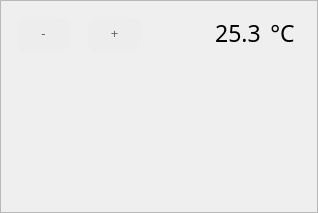
   <widget class="QFrame" name="tempGraphFrame">
    <property name="geometry">
     <rect>
      <x>246</x>
      <y>739</y>
      <width>318</width>
      <height>213</height>
     </rect>
    </property>
    <property name="styleSheet">
     <string notr="true">QPushButton {
	border-radius: 10px;
	border: 1px solid #EDEDED;
	background-color: #EDEDED;
	color: #666666;
	padding-bottom: 3px;
}

QPushButton:hover {
	border: 1px solid #009FA8;
	color: black;
}

QPushButton:pressed {
	background-color: #D3DDE0;
}</string>
    </property>
    <property name="frameShape">
     <enum>QFrame::StyledPanel</enum>
    </property>
    <property name="frameShadow">
     <enum>QFrame::Raised</enum>
    </property>
    <widget class="QLabel" name="tempGraphDegreesLabel">
     <property name="enabled">
      <bool>true</bool>
     </property>
     <property name="geometry">
      <rect>
       <x>264</x>
       <y>17</y>
       <width>37</width>
       <height>31</height>
      </rect>
     </property>
     <property name="font">
      <font>
       <family>Yu Gothic UI Light</family>
       <pointsize>17</pointsize>
      </font>
     </property>
     <property name="layoutDirection">
      <enum>Qt::RightToLeft</enum>
     </property>
     <property name="text">
      <string>°С</string>
     </property>
     <property name="alignment">
      <set>Qt::AlignCenter</set>
     </property>
    </widget>
    <widget class="QLabel" name="tempGraphValueLabel">
     <property name="enabled">
      <bool>true</bool>
     </property>
     <property name="geometry">
      <rect>
       <x>211</x>
       <y>17</y>
       <width>54</width>
       <height>31</height>
      </rect>
     </property>
     <property name="font">
      <font>
       <family>Yu Gothic UI Light</family>
       <pointsize>17</pointsize>
      </font>
     </property>
     <property name="layoutDirection">
      <enum>Qt::RightToLeft</enum>
     </property>
     <property name="text">
      <string>25.3</string>
     </property>
     <property name="alignment">
      <set>Qt::AlignCenter</set>
     </property>
    </widget>
    <widget class="QPushButton" name="tempGraphPlusPushButton">
     <property name="geometry">
      <rect>
       <x>88</x>
       <y>17</y>
       <width>53</width>
       <height>35</height>
      </rect>
     </property>
     <property name="sizePolicy">
      <sizepolicy hsizetype="Minimum" vsizetype="Minimum">
       <horstretch>0</horstretch>
       <verstretch>0</verstretch>
      </sizepolicy>
     </property>
     <property name="font">
      <font>
       <family>Yu Gothic UI Light</family>
       <pointsize>10</pointsize>
      </font>
     </property>
     <property name="styleSheet">
      <string notr="true"/>
     </property>
     <property name="text">
      <string>+</string>
     </property>
    </widget>
    <widget class="QPushButton" name="tempGraphMinusPushButton">
     <property name="geometry">
      <rect>
       <x>17</x>
       <y>17</y>
       <width>53</width>
       <height>35</height>
      </rect>
     </property>
     <property name="sizePolicy">
      <sizepolicy hsizetype="Minimum" vsizetype="Minimum">
       <horstretch>0</horstretch>
       <verstretch>0</verstretch>
      </sizepolicy>
     </property>
     <property name="font">
      <font>
       <family>Yu Gothic UI Light</family>
       <pointsize>10</pointsize>
      </font>
     </property>
     <property name="styleSheet">
      <string notr="true"/>
     </property>
     <property name="text">
      <string>-</string>
     </property>
    </widget>
   </widget>
